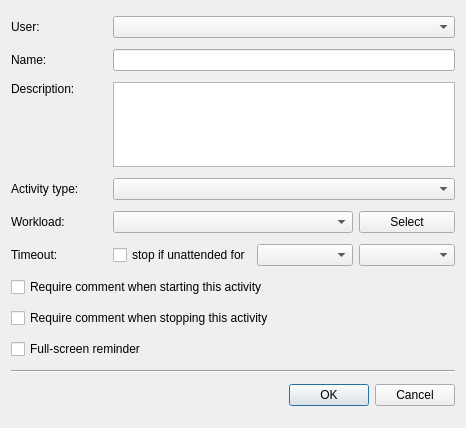
<?xml version="1.0" encoding="UTF-8"?>
<ui version="4.0">
 <class>tt3::gui::CreatePrivateActivityDialog</class>
 <widget class="QDialog" name="tt3::gui::CreatePrivateActivityDialog">
  <property name="geometry">
   <rect>
    <x>0</x>
    <y>0</y>
    <width>466</width>
    <height>428</height>
   </rect>
  </property>
  <property name="windowTitle">
   <string>Create private activity</string>
  </property>
  <property name="windowIcon">
   <iconset resource="tt3-gui.qrc">
    <normaloff>:/tt3-gui/Resources/Images/Actions/CreatePrivateActivityLarge.png</normaloff>:/tt3-gui/Resources/Images/Actions/CreatePrivateActivityLarge.png</iconset>
  </property>
  <property name="modal">
   <bool>true</bool>
  </property>
  <layout class="QGridLayout" name="gridLayout">
   <item row="0" column="0">
    <widget class="QLabel" name="userLabel">
     <property name="text">
      <string>User:</string>
     </property>
    </widget>
   </item>
   <item row="0" column="1" colspan="3">
    <widget class="QComboBox" name="userComboBox"/>
   </item>
   <item row="1" column="0">
    <widget class="QLabel" name="displayNameLabel">
     <property name="text">
      <string>Name:</string>
     </property>
    </widget>
   </item>
   <item row="1" column="1" colspan="3">
    <widget class="QLineEdit" name="displayNameLineEdit"/>
   </item>
   <item row="2" column="0">
    <widget class="QLabel" name="descriptionLabel">
     <property name="text">
      <string>Description:</string>
     </property>
     <property name="alignment">
      <set>Qt::AlignmentFlag::AlignLeading|Qt::AlignmentFlag::AlignLeft|Qt::AlignmentFlag::AlignTop</set>
     </property>
    </widget>
   </item>
   <item row="2" column="1" colspan="3">
    <widget class="QPlainTextEdit" name="descriptionPlainTextEdit">
     <property name="sizePolicy">
      <sizepolicy hsizetype="Expanding" vsizetype="Fixed">
       <horstretch>0</horstretch>
       <verstretch>0</verstretch>
      </sizepolicy>
     </property>
     <property name="maximumSize">
      <size>
       <width>16777215</width>
       <height>85</height>
      </size>
     </property>
    </widget>
   </item>
   <item row="3" column="0">
    <widget class="QLabel" name="activityTypeLabel">
     <property name="text">
      <string>Activity type:</string>
     </property>
    </widget>
   </item>
   <item row="3" column="1" colspan="3">
    <widget class="QComboBox" name="activityTypeComboBox"/>
   </item>
   <item row="4" column="0">
    <widget class="QLabel" name="workloadLabel">
     <property name="text">
      <string>Workload:</string>
     </property>
    </widget>
   </item>
   <item row="4" column="3">
    <widget class="QPushButton" name="selectWorkloadPushButton">
     <property name="text">
      <string>Select</string>
     </property>
     <property name="icon">
      <iconset resource="tt3-gui.qrc">
       <normaloff>:/tt3-gui/Resources/Images/Actions/ViewWorkStreamSmall.png</normaloff>:/tt3-gui/Resources/Images/Actions/ViewWorkStreamSmall.png</iconset>
     </property>
    </widget>
   </item>
   <item row="5" column="0">
    <widget class="QLabel" name="timeoutLabel">
     <property name="text">
      <string>Timeout:</string>
     </property>
    </widget>
   </item>
   <item row="5" column="1">
    <widget class="QCheckBox" name="timeoutCheckBox">
     <property name="text">
      <string>stop if unattended for</string>
     </property>
    </widget>
   </item>
   <item row="5" column="2">
    <widget class="QComboBox" name="hoursComboBox"/>
   </item>
   <item row="5" column="3">
    <widget class="QComboBox" name="minutesComboBox"/>
   </item>
   <item row="6" column="0" colspan="4">
    <widget class="QCheckBox" name="requireCommentOnStartCheckBox">
     <property name="text">
      <string>Require comment when starting this activity</string>
     </property>
    </widget>
   </item>
   <item row="7" column="0" colspan="4">
    <widget class="QCheckBox" name="requireCommentOnStopCheckBox">
     <property name="text">
      <string>Require comment when stopping this activity</string>
     </property>
    </widget>
   </item>
   <item row="8" column="0" colspan="4">
    <widget class="QCheckBox" name="fullScreenReminderCheckBox">
     <property name="text">
      <string>Full-screen reminder</string>
     </property>
    </widget>
   </item>
   <item row="9" column="0" colspan="4">
    <widget class="Line" name="line">
     <property name="orientation">
      <enum>Qt::Orientation::Horizontal</enum>
     </property>
    </widget>
   </item>
   <item row="10" column="0" colspan="4">
    <widget class="QDialogButtonBox" name="buttonBox">
     <property name="orientation">
      <enum>Qt::Orientation::Horizontal</enum>
     </property>
     <property name="standardButtons">
      <set>QDialogButtonBox::StandardButton::Cancel|QDialogButtonBox::StandardButton::Ok</set>
     </property>
    </widget>
   </item>
   <item row="4" column="1" colspan="2">
    <widget class="QComboBox" name="workloadComboBox"/>
   </item>
  </layout>
 </widget>
 <tabstops>
  <tabstop>userComboBox</tabstop>
  <tabstop>displayNameLineEdit</tabstop>
  <tabstop>descriptionPlainTextEdit</tabstop>
  <tabstop>activityTypeComboBox</tabstop>
  <tabstop>workloadComboBox</tabstop>
  <tabstop>selectWorkloadPushButton</tabstop>
  <tabstop>timeoutCheckBox</tabstop>
  <tabstop>hoursComboBox</tabstop>
  <tabstop>minutesComboBox</tabstop>
  <tabstop>requireCommentOnStartCheckBox</tabstop>
  <tabstop>requireCommentOnStopCheckBox</tabstop>
  <tabstop>fullScreenReminderCheckBox</tabstop>
 </tabstops>
 <resources>
  <include location="tt3-gui.qrc"/>
 </resources>
 <connections>
  <connection>
   <sender>buttonBox</sender>
   <signal>accepted()</signal>
   <receiver>tt3::gui::CreatePrivateActivityDialog</receiver>
   <slot>accept()</slot>
   <hints>
    <hint type="sourcelabel">
     <x>248</x>
     <y>254</y>
    </hint>
    <hint type="destinationlabel">
     <x>157</x>
     <y>274</y>
    </hint>
   </hints>
  </connection>
  <connection>
   <sender>buttonBox</sender>
   <signal>rejected()</signal>
   <receiver>tt3::gui::CreatePrivateActivityDialog</receiver>
   <slot>reject()</slot>
   <hints>
    <hint type="sourcelabel">
     <x>316</x>
     <y>260</y>
    </hint>
    <hint type="destinationlabel">
     <x>286</x>
     <y>274</y>
    </hint>
   </hints>
  </connection>
  <connection>
   <sender>displayNameLineEdit</sender>
   <signal>textChanged(QString)</signal>
   <receiver>tt3::gui::CreatePrivateActivityDialog</receiver>
   <slot>_displayNameLineEditTextChanged(QString)</slot>
   <hints>
    <hint type="sourcelabel">
     <x>278</x>
     <y>59</y>
    </hint>
    <hint type="destinationlabel">
     <x>232</x>
     <y>213</y>
    </hint>
   </hints>
  </connection>
  <connection>
   <sender>descriptionPlainTextEdit</sender>
   <signal>textChanged()</signal>
   <receiver>tt3::gui::CreatePrivateActivityDialog</receiver>
   <slot>_descriptionPlainTextEditTextChanged()</slot>
   <hints>
    <hint type="sourcelabel">
     <x>278</x>
     <y>123</y>
    </hint>
    <hint type="destinationlabel">
     <x>232</x>
     <y>213</y>
    </hint>
   </hints>
  </connection>
  <connection>
   <sender>selectWorkloadPushButton</sender>
   <signal>clicked()</signal>
   <receiver>tt3::gui::CreatePrivateActivityDialog</receiver>
   <slot>_selectWorkloadPushButtonClicked()</slot>
   <hints>
    <hint type="sourcelabel">
     <x>413</x>
     <y>221</y>
    </hint>
    <hint type="destinationlabel">
     <x>232</x>
     <y>213</y>
    </hint>
   </hints>
  </connection>
  <connection>
   <sender>timeoutCheckBox</sender>
   <signal>stateChanged(int)</signal>
   <receiver>tt3::gui::CreatePrivateActivityDialog</receiver>
   <slot>_timeoutCheckBoxStateChanged(int)</slot>
   <hints>
    <hint type="sourcelabel">
     <x>189</x>
     <y>255</y>
    </hint>
    <hint type="destinationlabel">
     <x>232</x>
     <y>213</y>
    </hint>
   </hints>
  </connection>
  <connection>
   <sender>hoursComboBox</sender>
   <signal>currentIndexChanged(int)</signal>
   <receiver>tt3::gui::CreatePrivateActivityDialog</receiver>
   <slot>_hoursComboBoxCurrentIndexChanged(int)</slot>
   <hints>
    <hint type="sourcelabel">
     <x>324</x>
     <y>255</y>
    </hint>
    <hint type="destinationlabel">
     <x>232</x>
     <y>213</y>
    </hint>
   </hints>
  </connection>
  <connection>
   <sender>minutesComboBox</sender>
   <signal>currentIndexChanged(int)</signal>
   <receiver>tt3::gui::CreatePrivateActivityDialog</receiver>
   <slot>_minutesComboBoxCurrentIndexChanged(int)</slot>
   <hints>
    <hint type="sourcelabel">
     <x>413</x>
     <y>255</y>
    </hint>
    <hint type="destinationlabel">
     <x>232</x>
     <y>213</y>
    </hint>
   </hints>
  </connection>
 </connections>
 <slots>
  <slot>_displayNameLineEditTextChanged(QString)</slot>
  <slot>_descriptionPlainTextEditTextChanged()</slot>
  <slot>_selectWorkloadPushButtonClicked()</slot>
  <slot>_timeoutCheckBoxStateChanged(int)</slot>
  <slot>_hoursComboBoxCurrentIndexChanged(int)</slot>
  <slot>_minutesComboBoxCurrentIndexChanged(int)</slot>
 </slots>
</ui>
